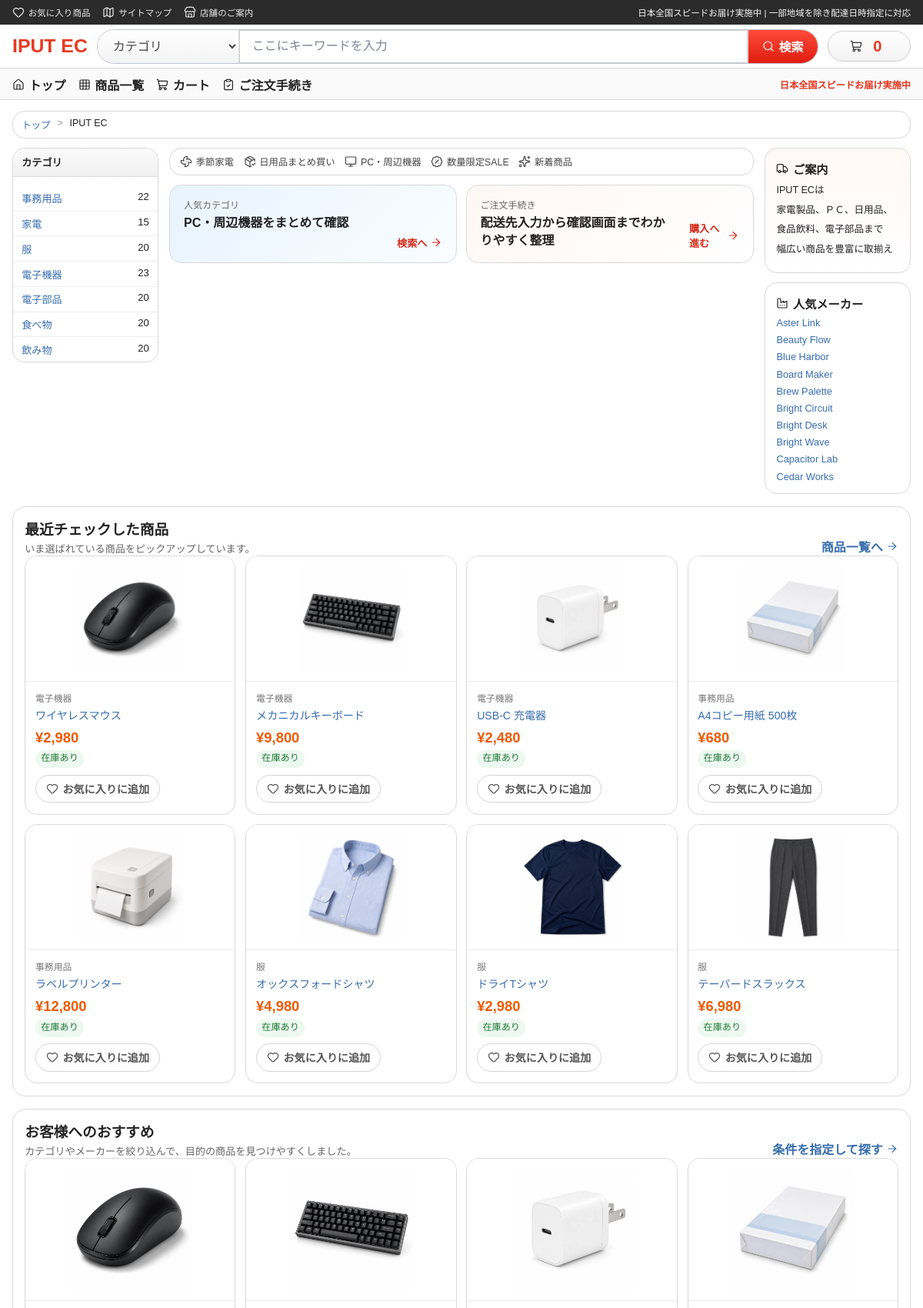
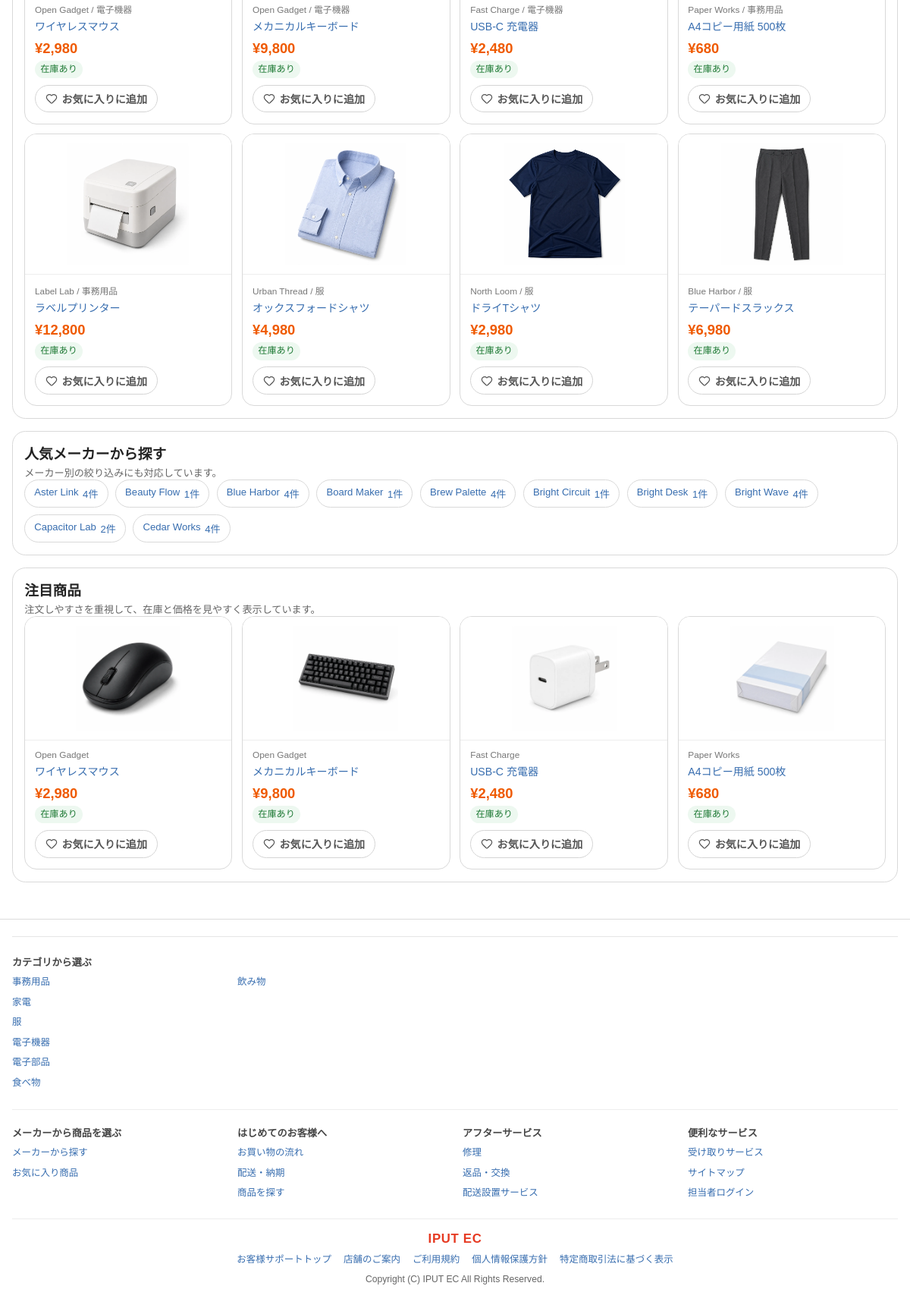
The page / on the database its author committed (2 pictures, top to bottom).
### tables this page shows
CREATE TABLE products (
    id INTEGER PRIMARY KEY AUTOINCREMENT,
    product_no TEXT NOT NULL UNIQUE,
    name TEXT NOT NULL,
    description TEXT NOT NULL,
    price INTEGER NOT NULL,
    category TEXT NOT NULL,
    maker TEXT NOT NULL,
    image_path TEXT,
    sale_price INTEGER,
    sale_starts_at TEXT,
    sale_ends_at TEXT,
    available_from TEXT,
    available_until TEXT,
    stock_quantity_1 INTEGER NOT NULL DEFAULT 0,
    stock_quantity_2 INTEGER NOT NULL DEFAULT 0,
    created_at TEXT NOT NULL DEFAULT CURRENT_TIMESTAMP,
    updated_at TEXT NOT NULL DEFAULT CURRENT_TIMESTAMP
);

### app/Views/home.php (the view, shortened to what the rows shown need)
<?php
$headlineCategories = array_slice($categoryOptions, 0, 14);
$recentProducts = array_slice($newArrivalProducts, 0, 8);
$recommendedProducts = $newArrivalProducts !== [] ? $newArrivalProducts : $featuredProducts;
$spotlightProducts = $featuredProducts !== [] ? $featuredProducts : $newArrivalProducts;
$favoriteProductIds = isset($favoriteProductIds) && is_array($favoriteProductIds) ? $favoriteProductIds : [];
?>
<section class="market-stage">
    <aside class="market-category-panel">
        <ul class="market-category-list">
            <?php foreach ($headlineCategories as $category): ?>
                <li>
                    <a href="<?= e(app_path('/products')) ?>?category=<?= urlencode((string) $category['value']) ?>">
                        <?= e((string) $category['value']) ?>
                    </a>
                    <span><?= e((string) $category['count']) ?></span>
                </li>
            <?php endforeach; ?>
        </ul>
    </aside>
</section>
<section class="market-merch-section">
    <div class="market-product-row">
        <?php foreach ($recentProducts as $product): ?>
            <article class="market-product-card">
                <a class="market-product-thumb" href="<?= e(app_path('/products/' . (string) $product['id'])) ?>">
                    <img
                        src="<?= e((string) $product['image_url']) ?>"
                        alt="<?= e((string) $product['name']) ?>"
                        data-fallback-src="<?= e(product_image_url('')) ?>"
                    >
                </a>
                <div class="market-product-body">
                    <p class="market-product-meta"><?= e((string) $product['category']) ?></p>
                    <a class="market-product-title" href="<?= e(app_path('/products/' . (string) $product['id'])) ?>">
                        <?= e((string) $product['name']) ?>
                    </a>
                    <p class="market-price-row">
                        ¥<?= number_format((int) $product['price']) ?>
                    </p>
                    <p class="market-stock-copy <?= e((string) $product['availability_class']) ?>">
                        <?= e((string) $product['availability_label']) ?>
                    </p>
                    <form class="market-favorite-form" method="post" action="<?= e(app_path(in_array((int) $product['id'], $favoriteProductIds, true) ? '/favorites/remove' : '/favorites/add')) ?>">
                        <button class="button-link button-ghost button-small market-favorite-button" type="submit">
                            <i data-lucide="<?= in_array((int) $product['id'], $favoriteProductIds, true) ? 'heart-off' : 'heart' ?>" aria-hidden="true"></i>
                            <?= in_array((int) $product['id'], $favoriteProductIds, true) ? 'お気に入り解除' : 'お気に入りに追加' ?>
                        </button>
                    </form>
                </div>
            </article>
        <?php endforeach; ?>
    </div>
</section>
<section class="market-merch-section">
    <div class="market-product-grid">
        <?php foreach ($recommendedProducts as $product): ?>
            <article class="market-product-card market-product-card-grid">
                <a class="market-product-thumb market-product-thumb-grid" href="<?= e(app_path('/products/' . (string) $product['id'])) ?>">
                    <img
                        src="<?= e((string) $product['image_url']) ?>"
                        alt="<?= e((string) $product['name']) ?>"
                        data-fallback-src="<?= e(product_image_url('')) ?>"
                    >
                </a>
                <div class="market-product-body">
                    <p class="market-product-meta"><?= e((string) $product['maker']) ?> / <?= e((string) $product['category']) ?></p>
                    <a class="market-product-title" href="<?= e(app_path('/products/' . (string) $product['id'])) ?>">
                        <?= e((string) $product['name']) ?>
                    </a>
                    <p class="market-price-row">
                        ¥<?= number_format((int) $product['price']) ?>
                    </p>
                    <p class="market-stock-copy <?= e((string) $product['availability_class']) ?>">
                        <?= e((string) $product['availability_label']) ?>
                    </p>
                    <form class="market-favorite-form" method="post" action="<?= e(app_path(in_array((int) $product['id'], $favoriteProductIds, true) ? '/favorites/remove' : '/favorites/add')) ?>">
                        <button class="button-link button-ghost button-small market-favorite-button" type="submit">
                            <i data-lucide="<?= in_array((int) $product['id'], $favoriteProductIds, true) ? 'heart-off' : 'heart' ?>" aria-hidden="true"></i>
                            <?= in_array((int) $product['id'], $favoriteProductIds, true) ? 'お気に入り解除' : 'お気に入りに追加' ?>
                        </button>
                    </form>
                </div>
            </article>
        <?php endforeach; ?>
    </div>
</section>
<section class="market-merch-section">
    <div class="market-product-row">
        <?php foreach ($spotlightProducts as $product): ?>
            <article class="market-product-card">
                <a class="market-product-thumb" href="<?= e(app_path('/products/' . (string) $product['id'])) ?>">
                    <img
                        src="<?= e((string) $product['image_url']) ?>"
                        alt="<?= e((string) $product['name']) ?>"
                        data-fallback-src="<?= e(product_image_url('')) ?>"
                    >
                </a>
                <div class="market-product-body">
                    <p class="market-product-meta"><?= e((string) $product['maker']) ?></p>
                    <a class="market-product-title" href="<?= e(app_path('/products/' . (string) $product['id'])) ?>">
                        <?= e((string) $product['name']) ?>
                    </a>
                    <p class="market-price-row">
                        ¥<?= number_format((int) $product['price']) ?>
                    </p>
                    <p class="market-stock-copy <?= e((string) $product['availability_class']) ?>">
                        <?= e((string) $product['availability_label']) ?>
                    </p>
                    <form class="market-favorite-form" method="post" action="<?= e(app_path(in_array((int) $product['id'], $favoriteProductIds, true) ? '/favorites/remove' : '/favorites/add')) ?>">
                        <button class="button-link button-ghost button-small market-favorite-button" type="submit">
                            <i data-lucide="<?= in_array((int) $product['id'], $favoriteProductIds, true) ? 'heart-off' : 'heart' ?>" aria-hidden="true"></i>
                            <?= in_array((int) $product['id'], $favoriteProductIds, true) ? 'お気に入り解除' : 'お気に入りに追加' ?>
                        </button>
                    </form>
                </div>
            </article>
        <?php endforeach; ?>
    </div>
</section>

### rows shown on the page
products: category "事務用品", count "22"
products: category "電子部品", count "20"
products: category "食べ物", count "20"
products: category "飲み物", count "20"
products: shows a picture, category "電子機器", name "ワイヤレスマウス", price "2,980", availability_label "在庫あり", shows "お気に入りに追加", maker "Open Gadget"
products: shows a picture, category "電子機器", name "メカニカルキーボード", price "9,800", availability_label "在庫あり", shows "お気に入りに追加", maker "Open Gadget"
products: shows a picture, category "電子機器", name "USB-C 充電器", price "2,480", availability_label "在庫あり", shows "お気に入りに追加", maker "Fast Charge"
products: shows a picture, category "事務用品", name "A4コピー用紙 500枚", price "680", availability_label "在庫あり", shows "お気に入りに追加", maker "Paper Works"
products: shows a picture, category "事務用品", name "ラベルプリンター", price "12,800", availability_label "在庫あり", shows "お気に入りに追加", maker "Label Lab"
products: shows a picture, category "服", name "オックスフォードシャツ", price "4,980", availability_label "在庫あり", shows "お気に入りに追加", maker "Urban Thread"
products: shows a picture, category "服", name "ドライTシャツ", price "2,980", availability_label "在庫あり", shows "お気に入りに追加", maker "North Loom"
products: shows a picture, category "服", name "テーパードスラックス", price "6,980", availability_label "在庫あり", shows "お気に入りに追加", maker "Blue Harbor"

### other values the page prints
$link['label'] "お気に入り商品"
$link['label'] "サイトマップ"
$link['label'] "店舗のご案内"
$shippingCopy "日本全国スピードお届け実施中 | 一部地域を除き配達日時指定に対応"
$serviceName "IPUT EC"
$cartCount "0"
$category['value'] "家電"
$category['count'] "15"
$category['value'] "服"
$category['count'] "20"
$category['value'] "電子機器"
$category['count'] "23"
$maker['value'] "Aster Link"
$maker['value'] "Beauty Flow"
$maker['value'] "Blue Harbor"
